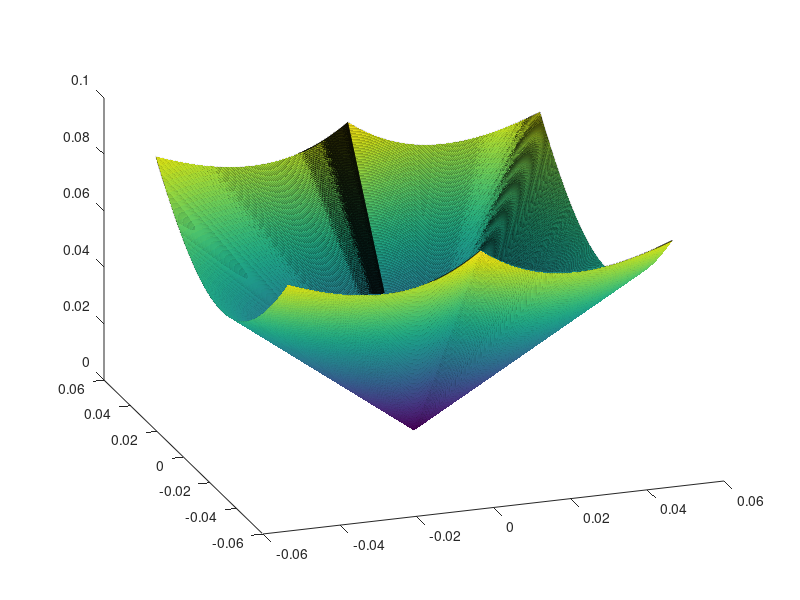

Reproduce this figure in MATLAB. (Note: this script raises an error after producing the figure.)
clearvars
clc

a = 0.05;
x = linspace(-a,a,1000);
y = linspace(-a,a,1000);

[X,Y] = meshgrid(x,y);



F = sqrt(4*X.^2+3*Y.^2)-abs(X);

figure(1), clf, hold on

    view(-19,30)
    s = surface(X,Y,F);
    s.EdgeColor='none';

%     f=surf(X,Y,abs(X));
%     f.EdgeColor='b';
%     f.FaceColor='r';
    xlabel('$x1$')
    ylabel('$x2$')
    plot_layout(gca)



